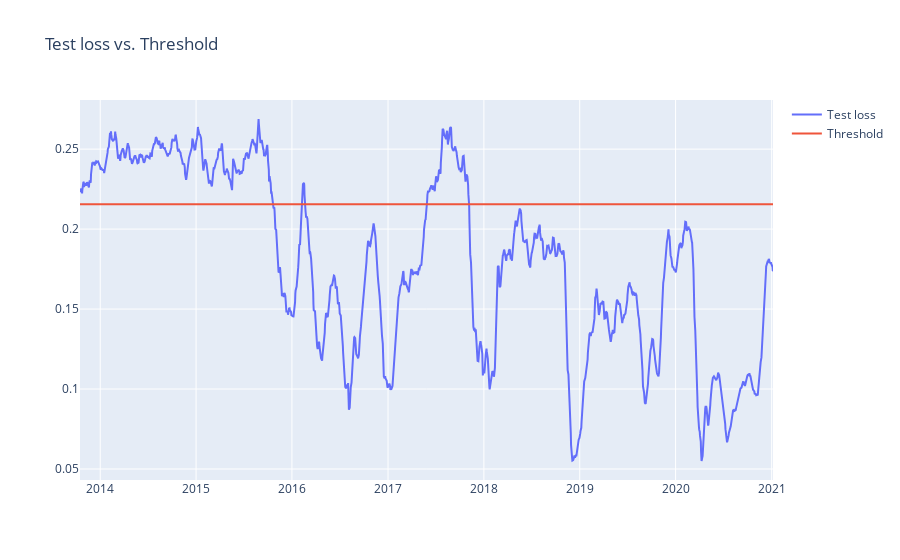
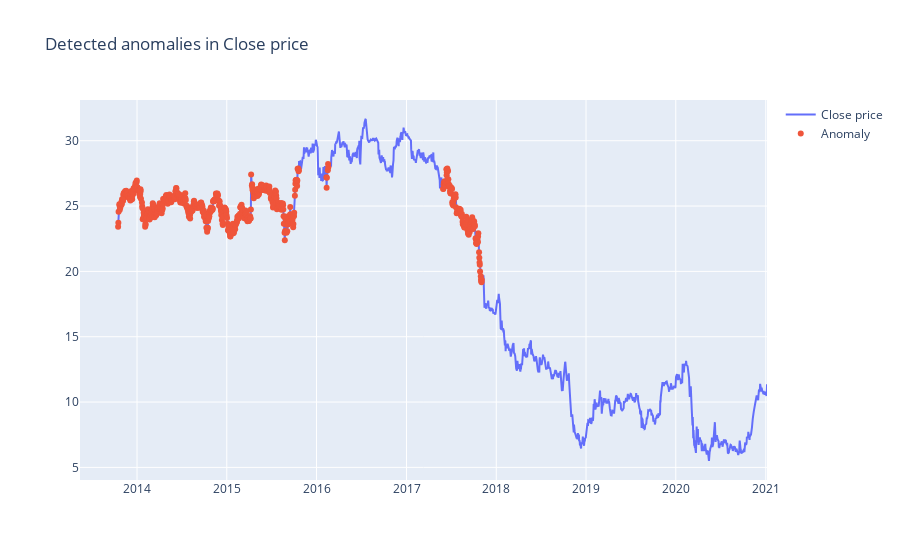

Notebook code for these charts, in order:
### Code cell
import plotly.graph_objects as go

# Set anomaly detection threshold based on the training loss
threshold = np.percentile(train_mae_loss, 60)
print(f'Reconstruction error threshold: {threshold}')

# Test data predictions and anomaly detection
with torch.no_grad():
    X_test_pred = model(X_test_tensors)
    test_mae_loss = torch.mean(torch.abs(X_test_pred - X_test_tensors), dim=1).numpy()

# Create DataFrame for test scores
test_score_df = pd.DataFrame(test[TIME_STEPS:]).reset_index(drop=True)
test_score_df['loss'] = test_mae_loss
test_score_df['threshold'] = threshold
test_score_df['anomaly'] = test_score_df['loss'] > test_score_df['threshold']
test_score_df['Close'] = scaler.inverse_transform(test[TIME_STEPS:]['Close'].values.reshape(-1, 1))

# Plot test MAE loss and threshold using plotly
fig = go.Figure()
fig.add_trace(go.Scatter(x=test_score_df['Date'], y=test_score_df['loss'], name='Test loss'))
fig.add_trace(go.Scatter(x=test_score_df['Date'], y=test_score_df['threshold'], name='Threshold'))
fig.update_layout(showlegend=True, title='Test loss vs. Threshold')
fig.show()

# Visualize anomalies on the actual Close price
fig = go.Figure()
fig.add_trace(go.Scatter(x=test_score_df['Date'], y=test_score_df['Close'], name='Close price'))
fig.add_trace(go.Scatter(x=test_score_df.loc[test_score_df['anomaly'], 'Date'], 
                         y=test_score_df.loc[test_score_df['anomaly'], 'Close'], 
                         mode='markers', name='Anomaly'))
fig.update_layout(showlegend=True, title='Detected anomalies in Close price')
fig.show()

### Figure 1 — Plotly figure (JSON) as saved in the notebook; plotly's stock layout.template omitted (floating-point values rounded to 4 significant figures; data arrays with more than 128 entries replaced by an {"elided": "..."} marker saying what was removed)
{"data": [{"name": "Test loss", "type": "scatter", "x": {"elided": "1819 str values"}, "y": {"elided": "1819 float values"}}, {"name": "Threshold", "type": "scatter", "x": {"elided": "1819 str values"}, "y": {"elided": "1819 float values"}}], "layout": {"showlegend": true, "title": {"text": "Test loss vs. Threshold"}}}

### Figure 2 — Plotly figure (JSON) as saved in the notebook; plotly's stock layout.template omitted (floating-point values rounded to 4 significant figures; data arrays with more than 128 entries replaced by an {"elided": "..."} marker saying what was removed)
{"data": [{"name": "Close price", "type": "scatter", "x": {"elided": "1819 str values"}, "y": {"elided": "1819 float values"}}, {"mode": "markers", "name": "Anomaly", "type": "scatter", "x": {"elided": "626 str values"}, "y": {"elided": "626 float values"}}], "layout": {"showlegend": true, "title": {"text": "Detected anomalies in Close price"}}}
